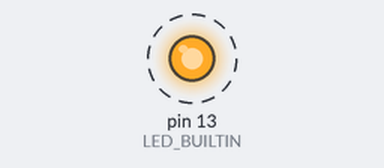
Bench run of a sketch on a simulated Arduino Uno, built with avr-gcc and run on an emulated ATmega328P. Parts: output pins drawn as LEDs (lit = HIGH). Dashed ring = blinking. What the sketch prints to the serial monitor is not drawn.

Above: at 0.2 s.
Timing chart, 0 to 3.0 s (numbered marks = the images above):
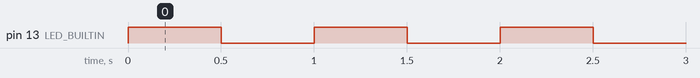

The sketch:

HelloWio.ino
```cpp
// HelloWio — Wio Terminal 全链路验证程序
// 板载蓝色 LED(LED_BUILTIN, GPIO13)按 1Hz 闪烁,串口同步输出心跳。

#include <Arduino.h>

const uint32_t BLINK_INTERVAL_MS = 500;

void setup() {
  pinMode(LED_BUILTIN, OUTPUT);

  Serial.begin(115200);
  // 上传后串口监视器可能晚几秒才打开,最多等 3 秒,避免卡死在无主机场景
  const uint32_t start = millis();
  while (!Serial && millis() - start < 3000) {
  }

  Serial.println();
  Serial.print("Wio Terminal online | build: ");
  Serial.print(__DATE__);
  Serial.print(" ");
  Serial.println(__TIME__);
}

void loop() {
  static uint32_t count = 0;

  digitalWrite(LED_BUILTIN, HIGH);
  delay(BLINK_INTERVAL_MS);
  digitalWrite(LED_BUILTIN, LOW);
  delay(BLINK_INTERVAL_MS);

  Serial.print("blink #");
  Serial.println(++count);
}
```

Measured:
- by itself, pin 13 (LED_BUILTIN): alternates HIGH for 0.50 s and LOW for 0.50 s
